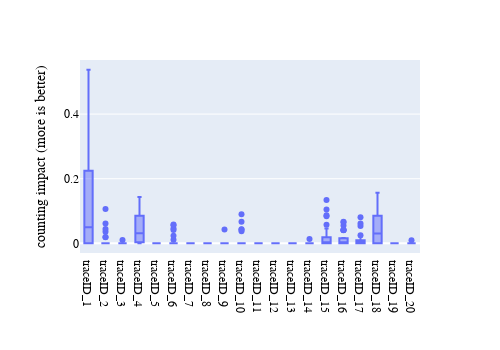
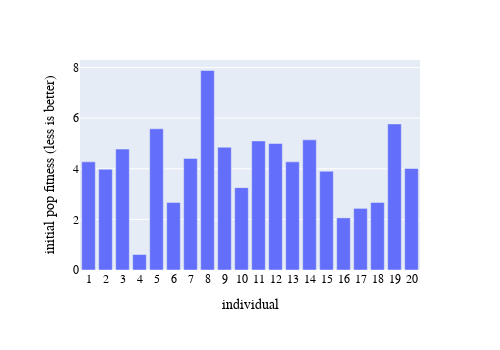

Here is the notebook cell these charts were saved with, in order:
### Markdown cell above
# Motivation / Single Run Case Study

### Code cell
import pandas as pd
import plotly.express as px

gen = 50; dim = 4; crossover="UX"; seed_quality="median"; percentage_of_optimal_genes=0.75

# =============================================================================
# impact
# =============================================================================

ci_df = pd.read_csv("../data/sphere_function_data_out/counting_impact.csv")
only_last_gen_ci = ci_df[ci_df.generation == gen]
only_last_gen_ci = only_last_gen_ci[only_last_gen_ci.dim == dim]
only_last_gen_ci = only_last_gen_ci[only_last_gen_ci.crossover == crossover]
only_last_gen_ci = only_last_gen_ci[only_last_gen_ci.seed_quality == seed_quality]
only_last_gen_ci = only_last_gen_ci[only_last_gen_ci.percentage_of_optimal_genes == percentage_of_optimal_genes]
#only_last_gen_ci = only_last_gen_ci.rename(columns={"traceID_1": "seed_ind"})


fig = px.box(
    only_last_gen_ci.drop(columns=['generation', 'run_number', 'seed_quality', 'seed_fitness', 'crossover', 'dim', 'percentage_of_optimal_genes', 'traceID_m']),
    width=500, height=350,
    labels={
        "value": "counting impact (more is better)",
        "variable": "",
        "percentage_of_optimal_genes": "% optimal genes",
    },
    )
fig.update_layout(
    font_family="CMU Sans Serif",
    font_color="black",
    font_size=12,
    paper_bgcolor='rgba(0,0,0,0)',
)

fig.write_image("../figures/presentation/single_run_case_study_impact.svg")
fig.show()

# =============================================================================
# performance
# =============================================================================
gen = 1

fitness_df = pd.read_csv("../data/sphere_function_data_out/fitness.csv")
fitness_df = fitness_df[fitness_df.generation == gen]
fitness_df = fitness_df[fitness_df.dim == dim]
fitness_df = fitness_df[fitness_df.crossover == crossover]
fitness_df = fitness_df[fitness_df.seed_quality == seed_quality]
fitness_df = fitness_df[fitness_df.percentage_of_optimal_genes == percentage_of_optimal_genes]
fitness_df = fitness_df[fitness_df.run_number == 0].drop(columns = ["generation", "dim", "crossover", "seed_quality", "seed_fitness", "run_number", "percentage_of_optimal_genes", "individual"])
fitness_df = fitness_df.reset_index(drop=True)
fitness_df.index = fitness_df.index + 1


fig = px.bar(
    fitness_df,
    x=fitness_df.index,
    y=fitness_df.f,
    width=500, height=350,
    labels={
        "f": "initial pop fitness (less is better)",
        "index": "individual",
    },
    )

fig.update_layout(
    xaxis = dict(
        tickmode = 'linear',
        tick0 = 2,
        dtick = 1
    ),
    font_family="CMU Sans Serif",
    font_color="black",
    font_size=12,
    paper_bgcolor='rgba(0,0,0,0)',
)
# fig.add_hline(y=fitness_df.f[1])

fig.write_image("../figures/presentation/single_run_case_study_performance.svg")
fig.show()

### Figure 1 — Plotly figure (JSON) as saved in the notebook; plotly's stock layout.template omitted (floating-point values rounded to 4 significant figures; data arrays with more than 128 entries replaced by an {"elided": "..."} marker saying what was removed)
{"data": [{"alignmentgroup": "True", "hovertemplate": "=%{x}<br>counting impact (more is better)=%{y}<extra></extra>", "legendgroup": "", "marker": {"color": "#636efa"}, "name": "", "notched": false, "offsetgroup": "", "orientation": "v", "showlegend": false, "type": "box", "x": {"elided": "620 str values"}, "x0": " ", "xaxis": "x", "y": {"elided": "620 float values"}, "y0": " ", "yaxis": "y"}], "layout": {"boxmode": "group", "font": {"color": "black", "family": "CMU Sans Serif", "size": 12}, "height": 350, "legend": {"tracegroupgap": 0}, "margin": {"t": 60}, "paper_bgcolor": "rgba(0,0,0,0)", "width": 500, "xaxis": {"anchor": "y", "domain": [0, 1], "title": {"text": ""}}, "yaxis": {"anchor": "x", "domain": [0, 1], "title": {"text": "counting impact (more is better)"}}}}

### Figure 2 — Plotly figure (JSON) as saved in the notebook; plotly's stock layout.template omitted (floating-point values rounded to 4 significant figures)
{"data": [{"alignmentgroup": "True", "hovertemplate": "individual=%{x}<br>initial pop fitness (less is better)=%{y}<extra></extra>", "legendgroup": "", "marker": {"color": "#636efa", "pattern": {"shape": ""}}, "name": "", "offsetgroup": "", "orientation": "v", "showlegend": false, "textposition": "auto", "type": "bar", "x": [1, 2, 3, 4, 5, 6, 7, 8, 9, 10, 11, 12, 13, 14, 15, 16, 17, 18, 19, 20], "xaxis": "x", "y": [4.274, 3.981, 4.777, 0.6127, 5.581, 2.667, 4.41, 7.884, 4.85, 3.255, 5.102, 4.999, 4.274, 5.143, 3.904, 2.06, 2.435, 2.669, 5.772, 4.012], "yaxis": "y"}], "layout": {"barmode": "relative", "font": {"color": "black", "family": "CMU Sans Serif", "size": 12}, "height": 350, "legend": {"tracegroupgap": 0}, "margin": {"t": 60}, "paper_bgcolor": "rgba(0,0,0,0)", "width": 500, "xaxis": {"anchor": "y", "domain": [0, 1], "dtick": 1, "tick0": 2, "tickmode": "linear", "title": {"text": "individual"}}, "yaxis": {"anchor": "x", "domain": [0, 1], "title": {"text": "initial pop fitness (less is better)"}}}}
